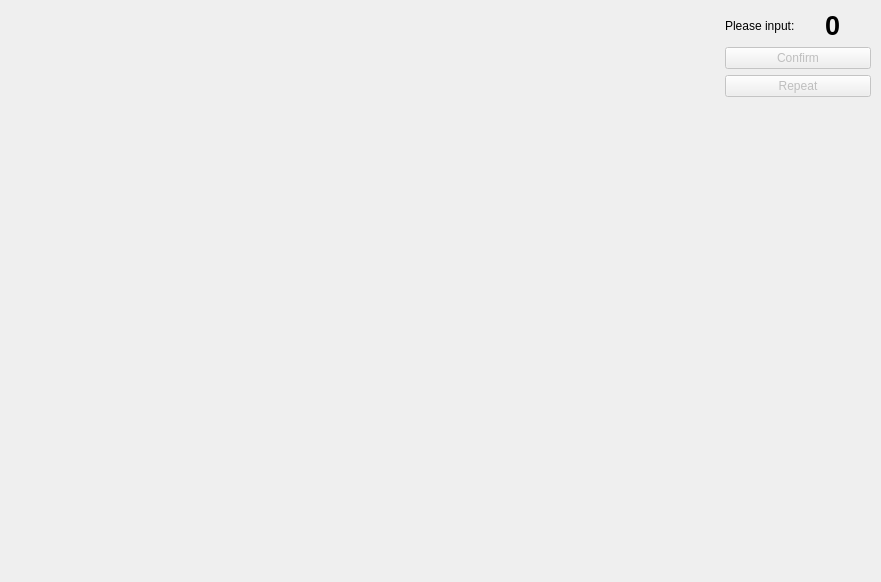
<?xml version="1.0" encoding="UTF-8"?>
<ui version="4.0">
 <class>CharacterDatasetCreatorClass</class>
 <widget class="QMainWindow" name="CharacterDatasetCreatorClass">
  <property name="geometry">
   <rect>
    <x>0</x>
    <y>0</y>
    <width>881</width>
    <height>582</height>
   </rect>
  </property>
  <property name="contextMenuPolicy">
   <enum>Qt::DefaultContextMenu</enum>
  </property>
  <property name="windowTitle">
   <string>Character Dataset Creator</string>
  </property>
  <widget class="QWidget" name="centralWidget">
   <property name="sizePolicy">
    <sizepolicy hsizetype="Expanding" vsizetype="Expanding">
     <horstretch>0</horstretch>
     <verstretch>0</verstretch>
    </sizepolicy>
   </property>
   <layout class="QHBoxLayout" name="horizontalLayout" stretch="1,0">
    <property name="leftMargin">
     <number>0</number>
    </property>
    <property name="topMargin">
     <number>0</number>
    </property>
    <property name="rightMargin">
     <number>0</number>
    </property>
    <property name="bottomMargin">
     <number>0</number>
    </property>
    <item>
     <widget class="DrawingCanvas" name="wgtCanvas" native="true">
      <property name="sizePolicy">
       <sizepolicy hsizetype="Expanding" vsizetype="Expanding">
        <horstretch>100</horstretch>
        <verstretch>100</verstretch>
       </sizepolicy>
      </property>
      <property name="minimumSize">
       <size>
        <width>200</width>
        <height>200</height>
       </size>
      </property>
     </widget>
    </item>
    <item>
     <layout class="QVBoxLayout" name="verticalLayout">
      <property name="leftMargin">
       <number>10</number>
      </property>
      <property name="topMargin">
       <number>10</number>
      </property>
      <property name="rightMargin">
       <number>10</number>
      </property>
      <property name="bottomMargin">
       <number>10</number>
      </property>
      <item>
       <layout class="QHBoxLayout" name="horizontalLayout_2" stretch="0,0">
        <property name="spacing">
         <number>30</number>
        </property>
        <property name="leftMargin">
         <number>0</number>
        </property>
        <property name="rightMargin">
         <number>30</number>
        </property>
        <item>
         <widget class="QLabel" name="label">
          <property name="text">
           <string>Please input:</string>
          </property>
         </widget>
        </item>
        <item>
         <widget class="QLabel" name="lblCurrentCharacter">
          <property name="font">
           <font>
            <pointsize>20</pointsize>
            <bold>true</bold>
           </font>
          </property>
          <property name="text">
           <string>0</string>
          </property>
         </widget>
        </item>
       </layout>
      </item>
      <item>
       <widget class="QPushButton" name="btnConfirm">
        <property name="enabled">
         <bool>false</bool>
        </property>
        <property name="text">
         <string>Confirm</string>
        </property>
       </widget>
      </item>
      <item>
       <widget class="QPushButton" name="btnRepeat">
        <property name="enabled">
         <bool>false</bool>
        </property>
        <property name="text">
         <string>Repeat</string>
        </property>
       </widget>
      </item>
      <item>
       <spacer name="verticalSpacer">
        <property name="orientation">
         <enum>Qt::Vertical</enum>
        </property>
        <property name="sizeHint" stdset="0">
         <size>
          <width>20</width>
          <height>40</height>
         </size>
        </property>
       </spacer>
      </item>
     </layout>
    </item>
   </layout>
  </widget>
 </widget>
 <layoutdefault spacing="6" margin="11"/>
 <customwidgets>
  <customwidget>
   <class>DrawingCanvas</class>
   <extends>QWidget</extends>
   <header>Interface/DrawingCanvas.h</header>
   <container>1</container>
  </customwidget>
 </customwidgets>
 <resources>
  <include location="../CharacterDatasetCreator.qrc"/>
 </resources>
 <connections/>
</ui>
